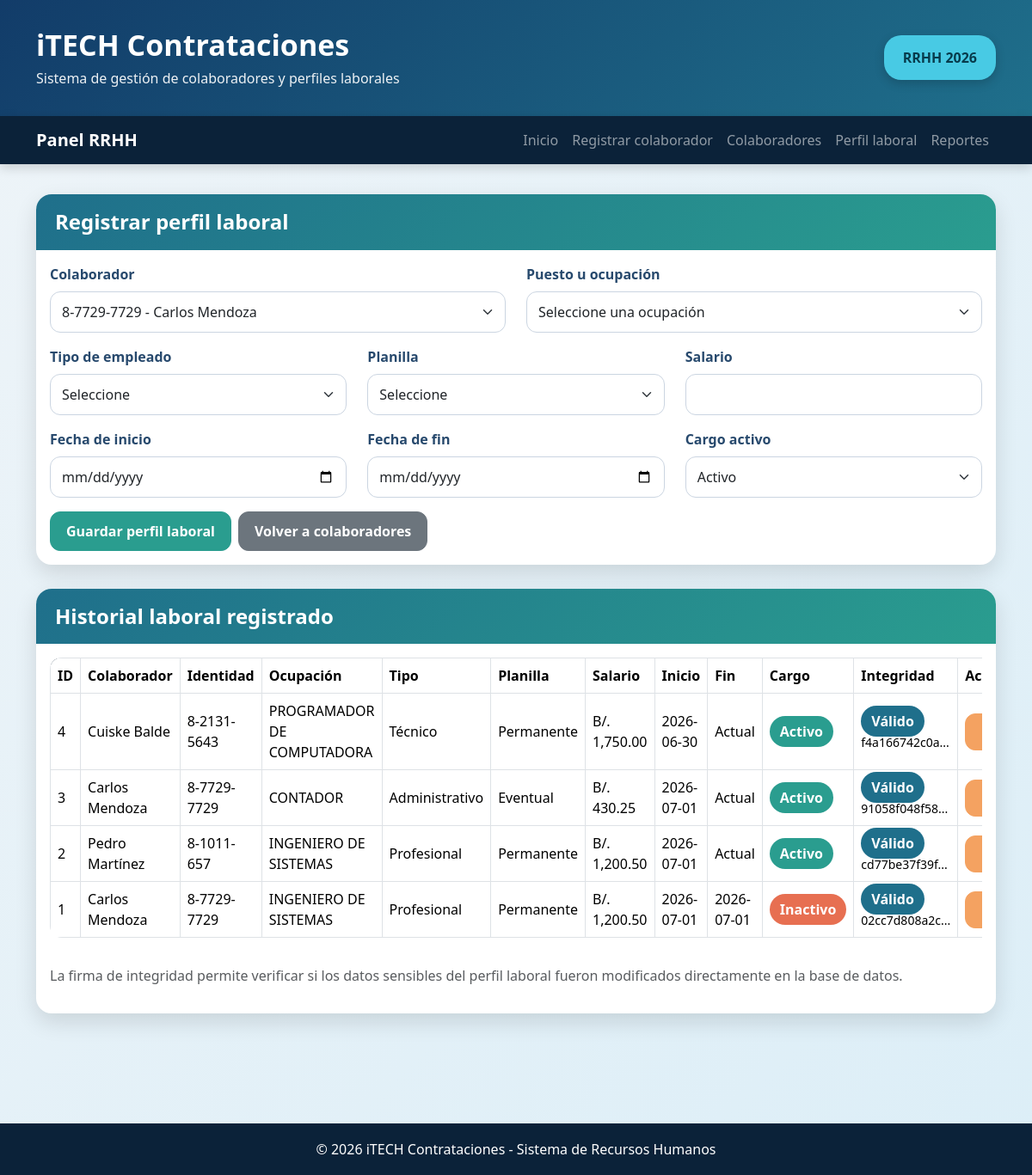
Page /index.php?accion=crear_perfil&colaborador_id=1 on the committed database.
### tables this page shows
CREATE TABLE `perfiles_laborales` (
  `id` int(11) NOT NULL,
  `colaborador_id` int(11) NOT NULL,
  `ocupacion_id` int(11) NOT NULL,
  `tipo_empleado_id` int(11) NOT NULL,
  `planilla_id` int(11) NOT NULL,
  `salario` decimal(10,2) NOT NULL,
  `fecha_inicio` date NOT NULL,
  `fecha_fin` date DEFAULT NULL,
  `cargo_activo` tinyint(1) NOT NULL DEFAULT 1,
  `firma_integridad` text NOT NULL,
  `fecha_registro` timestamp NOT NULL DEFAULT current_timestamp()
);

CREATE TABLE `datospersonales` (
  `id` int(11) NOT NULL,
  `identidad` varchar(30) NOT NULL,
  `Nombre` varchar(80) NOT NULL,
  `Apellido` varchar(80) NOT NULL,
  `Edad` int(11) NOT NULL,
  `tipo_sangre_id` int(11) NOT NULL,
  `sexo_id` int(11) NOT NULL,
  `nacionalidad_id` int(11) NOT NULL,
  `ruta_id` int(11) NOT NULL,
  `Email1` varchar(120) NOT NULL,
  `Celular` varchar(20) NOT NULL,
  `Empleado_Activo` tinyint(1) NOT NULL DEFAULT 1,
  `motivo_terminacion_id` int(11) DEFAULT NULL,
  `Motivo_Baja` varchar(255) DEFAULT NULL,
  `fecha_registro` timestamp NOT NULL DEFAULT current_timestamp()
);

CREATE TABLE `cat_ocupaciones` (
  `C_OCUP` int(11) NOT NULL,
  `OCUPACION` varchar(120) NOT NULL,
  `Activo` int(11) NOT NULL DEFAULT 1
);

CREATE TABLE `cat_tipoempleado` (
  `id` int(11) NOT NULL,
  `Nombre` varchar(80) NOT NULL,
  `Activo` int(11) NOT NULL DEFAULT 1,
  `Abreviatura` char(1) NOT NULL
);

CREATE TABLE `cat_tipos_planilla` (
  `id` int(11) NOT NULL,
  `nombre` varchar(80) NOT NULL,
  `activo` tinyint(1) NOT NULL DEFAULT 1
);

### app/Views/perfiles/crear.php (the view, shortened to what the rows shown need)
<?php
$perfiles = $perfiles ?? [];
$integridades = $integridades ?? [];
?>
<div class="card card-custom">
    <div class="card-body">
        <div class="table-responsive">
            <table class="table table-bordered table-hover align-middle">
                <thead>
                    <tr>
                        <th>ID</th>
                        <th>Colaborador</th>
                        <th>Identidad</th>
                        <th>Ocupación</th>
                        <th>Tipo</th>
                        <th>Planilla</th>
                        <th>Salario</th>
                        <th>Inicio</th>
                        <th>Fin</th>
                        <th>Cargo</th>
                        <th>Integridad</th>
                        <th>Acción</th>
                    </tr>
                </thead>
                <tbody>
                    <?php foreach ($perfiles as $perfil): ?>
                        <tr>
                            <td><?php echo $perfil["id"]; ?></td>
                            <td><?php echo htmlspecialchars($perfil["colaborador"], ENT_QUOTES, "UTF-8"); ?></td>
                            <td><?php echo htmlspecialchars($perfil["identidad"], ENT_QUOTES, "UTF-8"); ?></td>
                            <td><?php echo htmlspecialchars($perfil["ocupacion"], ENT_QUOTES, "UTF-8"); ?></td>
                            <td><?php echo htmlspecialchars($perfil["tipo_empleado"], ENT_QUOTES, "UTF-8"); ?></td>
                            <td><?php echo htmlspecialchars($perfil["planilla"], ENT_QUOTES, "UTF-8"); ?></td>
                            <td>B/. <?php echo number_format((float)$perfil["salario"], 2); ?></td>
                            <td><?php echo htmlspecialchars($perfil["fecha_inicio"], ENT_QUOTES, "UTF-8"); ?></td>
                            <td><?php echo htmlspecialchars($perfil["fecha_fin"] ?? "Actual", ENT_QUOTES, "UTF-8"); ?></td>
                            <td>
                                <?php if ($perfil["cargo_activo"] == 1): ?>
                                    <span class="badge-activo">Activo</span>
                                <?php else: ?>
                                    <span class="badge-inactivo">Inactivo</span>
                                <?php endif; ?>
                            </td>
                            <td>
                                <?php
                                    $estadoIntegridad = $integridades[$perfil["id"]]["integridad"] ?? "NO_VERIFICADO";
                                ?>
                                <?php if ($estadoIntegridad == "VALIDO"): ?>
                                    <span class="badge-integridad">Válido</span>
                                <?php else: ?>
                                    <span class="badge-inactivo">Alterado</span>
                                <?php endif; ?>
                                <br>
                                <small>
                                    <?php echo substr($perfil["firma_integridad"], 0, 12); ?>...
                                </small>
                            </td>
                            <td>
                                <a href="index.php?accion=editar_perfil&id=<?php echo $perfil["id"]; ?>" class="btn btn-warning btn-sm">
                                </a>
                            </td>
                        </tr>
                    <?php endforeach; ?>
                </tbody>
            </table>
        </div>
    </div>
</div>

### rows in the picture
perfiles_laborales: id "4", colaborador "Cuiske Balde", colaborador.identidad "8-2131-5643", ocupacion.OCUPACION "PROGRAMADOR DE COMPUTADORA", tipo_empleado.Nombre "Técnico", planilla.nombre "Permanente", salario "1,750.00", fecha_inicio "2026-06-30", fecha_fin "Actual", cargo_activo "Activo", shows "Válido", firma_integridad "f4a166742c0a"
perfiles_laborales: id "3", colaborador "Carlos Mendoza", colaborador.identidad "8-7729-7729", ocupacion.OCUPACION "CONTADOR", tipo_empleado.Nombre "Administrativo", planilla.nombre "Eventual", salario "430.25", fecha_inicio "2026-07-01", fecha_fin "Actual", cargo_activo "Activo", shows "Válido", firma_integridad "91058f048f58"
perfiles_laborales: id "2", colaborador "Pedro Martínez", colaborador.identidad "8-1011-657", ocupacion.OCUPACION "INGENIERO DE SISTEMAS", tipo_empleado.Nombre "Profesional", planilla.nombre "Permanente", salario "1,200.50", fecha_inicio "2026-07-01", fecha_fin "Actual", cargo_activo "Activo", shows "Válido", firma_integridad "cd77be37f39f"
perfiles_laborales: id "1", colaborador "Carlos Mendoza", colaborador.identidad "8-7729-7729", ocupacion.OCUPACION "INGENIERO DE SISTEMAS", tipo_empleado.Nombre "Profesional", planilla.nombre "Permanente", salario "1,200.50", fecha_inicio "2026-07-01", fecha_fin "2026-07-01", cargo_activo "Inactivo", shows "Válido", firma_integridad "02cc7d808a2c"

### other values in the picture
form field colaborador_id "8-7729-7729 - Carlos Mendoza"
